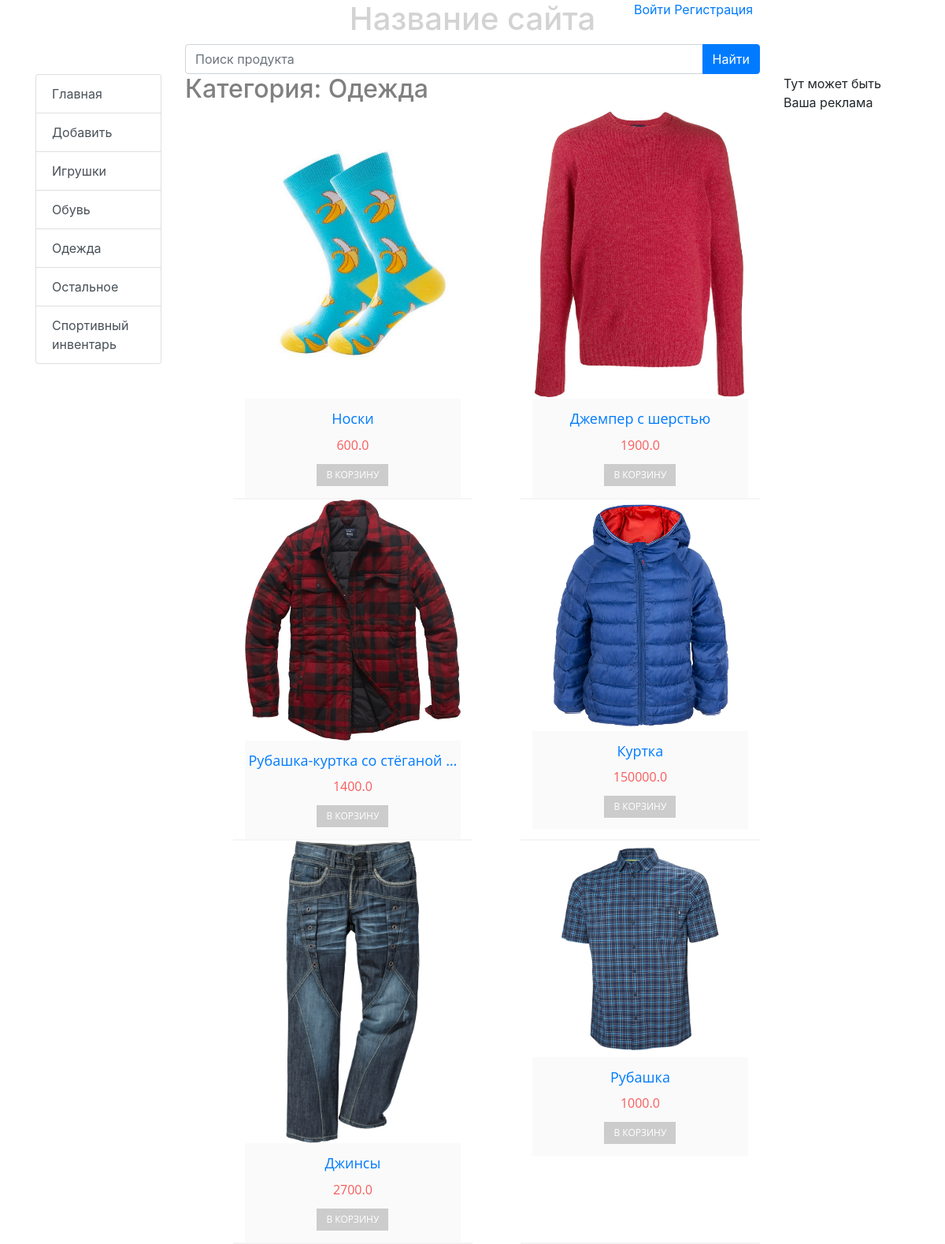
The app's page /rubric/3 with its own data.
### bboard/models.py (models this page shows, shortened)
class Rubric(models.Model):
    name = models.CharField(max_length=20, db_index=True, verbose_name='Название')
    class Meta:
        verbose_name_plural = 'Рубрики'
        verbose_name = 'Рубрики'
        ordering = ['name']

class Bb(models.Model):
    title = models.CharField(max_length=50)
    content = models.TextField(null=True, blank=True)
    price = models.FloatField(null=True, blank=True)
    published = models.DateTimeField(auto_now_add=True, db_index=True)
    rubric = models.ForeignKey('Rubric', null=True, on_delete=models.PROTECT, verbose_name='Рубрики')
    image = models.ImageField('Изображения', upload_to='products', blank=True)
    url = models.SlugField(max_length=50)
    '''def get_absolute_url(self):
        return reverse('productDetail', kwargs={"slug" : self.url})
    '''
    class Meta:
        verbose_name_plural = 'Объявления'
        verbose_name = 'Объявление'
        ordering = ['-published']  # по умолчанию сортировать результаты по полю

### bboard/views.py (the view)
# urls.py: path('rubric/<int:rubric_id>', CurrentRubricListView.as_view(), name='by_rubric'),
class CurrentRubricListView(View):
	def get(self, request, rubric_id):
		bbs = Bb.objects.filter(rubric=rubric_id)
		rubrics = Rubric.objects.all()
		current_rubric = Rubric.objects.get(pk=rubric_id)
		context = {
			'bbs': bbs,
			'rubrics': rubrics,
			'current_rubric': current_rubric
		}
		return render(request, 'bboard/by_rubric.html', context)

### bboard/templates/bboard/by_rubric.html (shortened to what this page needs)
{% extends "layout/basic.html" %}
{% block content %}
<h2 style="color: gray;">Категория: {{ current_rubric.name }}</h2>
<div class="container">
    <div class="row">
            {% for bb in bbs %}
                <div class="col-lg-5 offset-lg-1 product-item" >
                      <img src="{{ MEDIA_URL }}{{ bb.image }}">
                      <div class="product-list">
                        <h3><a href="{% url 'by_product' bb.pk bb.url %}">{{  bb.title|truncatewords:3 }}</a></h3>
                          <span class="price">{{ bb.price }}</span>
                          <a href="" class="button">В корзину</a>
                      </div>
                 </div>
            {% endfor %}
    </div>
 </div>
{% endblock %}

### bboard/templates/layout/basic.html (shortened to what this page needs)
{% load static %}
<!DOCTYPE html>
<html>
	<head>
		<link rel="stylesheet" type="text/css" href="{% static 'bboard/style.css' %}">
		<link rel="stylesheet" href="https://stackpath.bootstrapcdn.com/bootstrap/4.3.1/css/bootstrap.min.css">
	</head>
	<body>
		<div class="general-containe">
            <header1>
                <div class="container">
                    <div class="row">
                        <div class="col-lg"></div>
                        <div class="col-lg text-center">
                            <h1 style="color: lightgray;">Название сайта</h1>
                        </div>
                        <div class="col-lg">
                            {% if username %}
                                <a href="">Выйти</a>
                            {% else %}
                                <a href="{% url 'login' %}">Войти</a>
                            {% endif %}
                            <a href="{% url 'create_user' %}">Регистрация</a>
                        </div>
                    </div>
                </div>
            </header1>
            <div class="container">
				<div class="row">
					<div class="col-lg-8 offset-lg-2">
						<div class="input-group justify-content-center">
	  						<input type="text" class="form-control" placeholder="Поиск продукта" aria-label="Поиск продукта" aria-describedby="button-addon2">
	  						<div class="input-group-append">
	    						<button class="btn btn-primary" type="button" id="button-addon2">Найти</button>
					  		</div>
						</div>
					</div>
				</div>
            </div>
            <div class="container">
                <div class="row">
                    <div class="col-lg-2">
                        <div class="list-group">
                              <a href="{% url 'index' %}" class="list-group-item list-group-item-action">
                                Главная
                              </a>
                              <a href="{% url 'add' %}" class="list-group-item list-group-item-action">Добавить</a>
                                {% for rubric in rubrics %}
                               <a href="{% url 'by_rubric' rubric.pk %}" class="list-group-item list-group-item-action">{{ rubric.name }}</a>
                                {% endfor %}
                        </div>
                    </div>
                    <div class="col-lg-8">
						{% block content %}
						{% endblock %}
					</div>
					<div class="col-lg-2">
						<p>Тут может быть Ваша реклама </p>
					</div>
                </div>
            </div>
		</div>
	</body>
</html>

### bboard/static/bboard/style.css (style rules this page uses)
html, body { height: 100%; max-height: 100%; }

### bboard/templates/layout/basic.html (style rules this page uses)
* { box-sizing: border-box; }
.product-item { width: 300px; text-align: center; border-bottom: 2px solid #F5F5F5; background: white; font-family: "Open Sans"; transition: .3s ease-in; }
.product-item img { display: block; width: 100%; }
.product-list { background: #fafafa; padding: 15px 0; }
.product-list h3 { font-size: 18px; font-weight: 400; color: #444444; margin: 0 0 10px 0; }
.price { font-size: 16px; color: #fc5a5a; display: block; margin-bottom: 12px; }
.button { text-decoration: none; display: inline-block; padding: 0 12px; background: #cccccc; color: white; text-transform: uppercase; font-size: 12px; line-height: 28px; transition: .3s ease-in; }

### records on screen
Rubric: name "Игрушки"
Rubric: name "Обувь"
Rubric: name "Одежда"
Rubric: name "Остальное"
Rubric: name "Спортивный инвентарь"
Bb: image (picture), title "Носки", price "600.0"
Bb: image (picture), title "Джемпер с шерстью", price "1900.0"
Bb: image (picture), title "Рубашка-куртка со стёганой …", price "1400.0"
Bb: image (picture), title "Куртка", price "150000.0"
Bb: image (picture), title "Джинсы", price "2700.0"
Bb: image (picture), title "Рубашка", price "1000.0"
